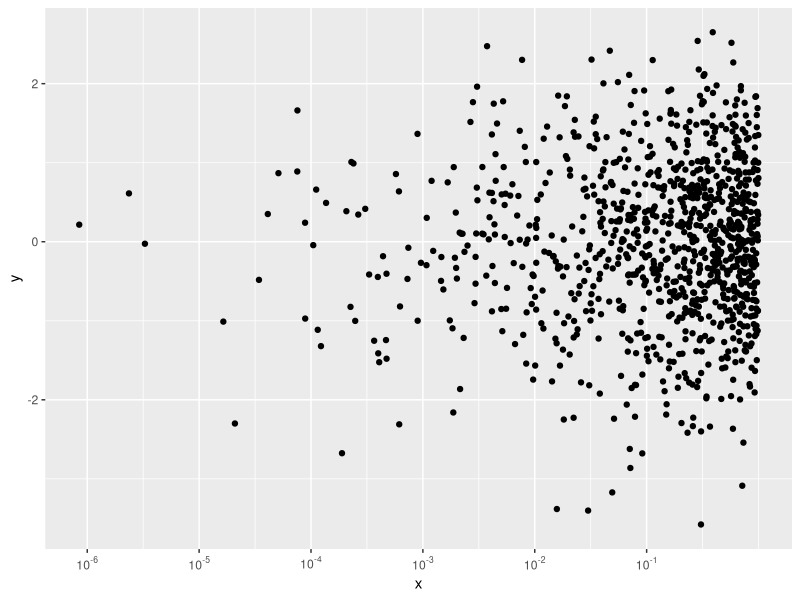

Here is the R script that generated this plot:
library('ggplot2')
library('scales')
DF <- data.frame(x = runif(1000, 0.00000001, 1),
                 y = rnorm(1000))
ggplot(DF, aes(log(x), y)) + geom_point() +
  scale_x_continuous(breaks = (-6):(-1),
                     labels = math_format(10^.x)) +
  xlab('x')
